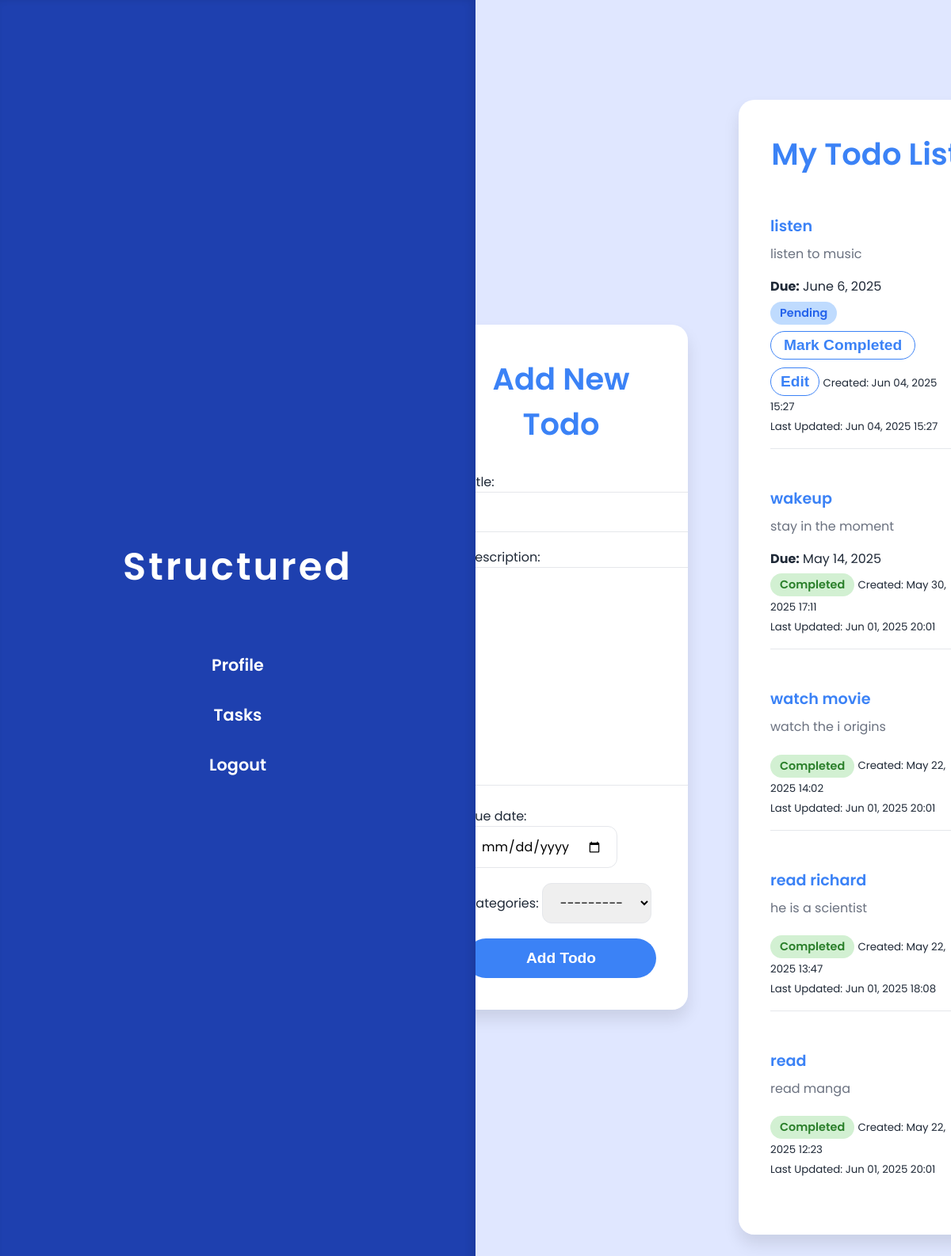
The app's page / (signed in) with its own data.
### todos/models.py (models this page shows, shortened)
class Todo(models.Model):
    user = models.ForeignKey(User, on_delete=models.CASCADE, null=False, blank=False)
    title = models.CharField(max_length=200)
    description = models.TextField()
    completed = models.BooleanField(default=False)
    created_at = models.DateTimeField(auto_now_add=True)
    updated_at = models.DateTimeField(auto_now=True)
    due_date = models.DateField(null=True, blank=True)
    categories = models.ForeignKey('Categories', on_delete=models.SET_NULL, related_name='todos', null=True, blank=True)

### todos/views.py (the view)
# urls.py: 2. Add a URL to urlpatterns:  path('', views.home, name='home')
def home(request):
    if not request.user.is_authenticated:
        return redirect('login')
    if request.method == 'POST':
        form = TodoForm(request.POST)
        if form.is_valid():
            todo = form.save(commit=False)
            todo.user = request.user
            todo.save()
            return redirect('home')
    else:
        form = TodoForm()
    todos = Todo.objects.filter(user=request.user).order_by('-created_at')
    categories = Category.objects.all()  # Assuming you have a Categories model
    return render(request, 'todos/home.html', {'form': form, 'todos': todos,'categories': categories, 'today': date.today()})

### todos/forms.py
class TodoForm(forms.ModelForm):
    class Meta:
        model = Todo
        fields = ['title', 'description', 'due_date', 'categories'] #'completed'
        widgets = {
            'due_date': forms.DateInput(attrs={'type': 'date'}),
        }

### todos/models.py (called while the page is built)
    def __str__(self):
        return self.name

### todos/templates/todos/home.html (shortened to what this page needs)
<!DOCTYPE html>
<html lang="en">
<head>
</head>
<body>
  <div class="sidebar">
    <h2>Structured</h2>
    <nav>
      <a href="{% url 'profile' %}">Profile</a>
      <a href="{% url 'home' %}">Tasks</a>
      <a href="{% url 'logout' %}">Logout</a>
    </nav>
  </div>
  <div class="main-content">
    <section class="card add-todo-form-section">
      <h1>Add New Todo</h1>
      <form method="POST" class="add-todo-form">
        {{ form.as_p }}
        <button type="submit">Add Todo</button>
      </form>
    </section>
    <section class="card todo-list">
      <h1>My Todo List</h1>
      <ul>
        {% for todo in todos %}
          <li class="todo-item">
            <div class="todo-header">
              <span class="todo-title">{{ todo.title }}</span>
            </div>
            <div class="todo-description">{{ todo.description }}</div>
            {% if todo.due_date %}
              <p><strong>Due:</strong> {{ todo.due_date }}</p>
            {% endif %}
            <span class="status {% if todo.completed %}completed{% else %}pending{% endif %}">
              {% if todo.completed %}
                Completed
              {% else %}
                Pending
              {% endif %}
            </span>
            {% if not todo.completed %}
              <form method="POST" action="{% url 'mark_completed' todo.id %}" class="mark-completed-form">
                <button type="submit">Mark Completed</button>
              </form>
              <button class="edit-btn" onclick="toggleEditForm({{ todo.id }})">Edit</button>
            {% endif %}
            <small>Created: {{ todo.created_at|date:"M d, Y H:i" }}</small><br/>
            <small>Last Updated: {{ todo.updated_at|date:"M d, Y H:i" }}</small>
          </li>
        {% empty %}
          <li>No todos yet.</li>
        {% endfor %}
      </ul>
    </section>
  </div>
</body>
</html>

### todos/templates/todos/home.html (style rules this page uses)
:root { --primary-color: #3b82f6; --secondary-color: #e0e7ff; --card-bg: #ffffff; --sidebar-bg: #1e40af; --text-primary: #1f2937; --text-muted: #6b7280; --divider-color: #e5e7eb; --shadow: rgba(0, 0, 0, 0.1); }
* { box-sizing: border-box; margin: 0; padding: 0; }
body, html { height: 100%; font-family: 'Poppins', sans-serif; background: linear-gradient(90deg, var(--sidebar-bg) 50%, var(--secondary-color) 50%); color: var(--text-primary); overflow-x: hidden; }
.sidebar { position: fixed; left: 0; top: 0; bottom: 0; width: 50vw; background: var(--sidebar-bg); display: flex; flex-direction: column; justify-content: center; align-items: center; padding: 2rem; box-shadow: inset -5px 0 10px var(--shadow); text-align: center; }
.sidebar h2 { font-size: 3rem; font-weight: 600; color: #fff; margin-bottom: 3rem; letter-spacing: 3px; user-select: none; }
.sidebar nav a { display: block; font-weight: 600; color: white; text-decoration: none; font-size: 1.3rem; margin: 1rem 0; padding: 0.5rem 1rem; border-radius: 50px; transition: background-color 0.3s ease; user-select: none; }
.main-content { margin-left: 50vw; height: 100vh; display: flex; justify-content: center; align-items: center; gap: 4rem; padding: 3rem; overflow-y: auto; background: var(--secondary-color); }
.card { background: var(--card-bg); box-shadow: 0 12px 20px var(--shadow); border-radius: 20px; padding: 2.5rem; width: 38vw; min-width: 320px; max-height: 85vh; overflow-y: auto; transition: transform 0.3s ease, box-shadow 0.3s ease; }
h1 { font-weight: 600; font-size: 2.4rem; margin-bottom: 2rem; color: var(--primary-color); text-align: center; }
ul { list-style-type: none; }
li { border-bottom: 1px solid var(--divider-color); padding: 1rem 0; }
li:last-child { border-bottom: none; }
.todo-item { margin-bottom: 2rem; }
.todo-header { display: flex; justify-content: space-between; align-items: center; flex-wrap: wrap; margin-bottom: 0.5rem; }
.todo-title { font-weight: 600; font-size: 1.2rem; color: var(--primary-color); }
.todo-description { font-size: 1rem; color: var(--text-muted); margin-bottom: 1rem; white-space: pre-line; }
.status { margin-top: 0.4rem; font-weight: 600; font-size: 0.9rem; padding: 4px 12px; border-radius: 20px; display: inline-block; }
.completed { background-color: #d2f0d2; color: #2a7f2a; }
.pending { background-color: #bfdbfe; color: #2563eb; }
form.add-todo-form { display: flex; flex-direction: column; gap: 1.2rem; }
input[type="text"], input[type="date"], textarea, select { padding: 12px 18px; border-radius: 12px; border: 1.5px solid var(--divider-color); font-size: 1rem; font-family: 'Poppins', sans-serif; transition: border-color 0.3s ease; }
button { background-color: var(--primary-color); border: none; color: white; font-weight: 600; padding: 14px 0; border-radius: 30px; font-size: 1.2rem; cursor: pointer; transition: background-color 0.3s ease; user-select: none; }
.edit-btn { background: none; border: 1.5px solid var(--primary-color); border-radius: 50px; padding: 6px 12px; color: var(--primary-color); cursor: pointer; font-weight: 600; margin-top: 10px; transition: background-color 0.3s ease, color 0.3s ease; user-select: none; }
form.mark-completed-form button { background: transparent; border: 1.5px solid var(--primary-color); color: var(--primary-color); padding: 6px 16px; border-radius: 30px; font-weight: 600; cursor: pointer; transition: background-color 0.3s ease, color 0.3s ease; user-select: none; margin-top: 8px; }

### records on screen
Todo: title "listen", description "listen to music", due_date "June 6, 2025", completed "Pending", created_at "Jun 04, 2025 15:27", updated_at "Jun 04, 2025 15:27"
Todo: title "wakeup", description "stay in the moment", due_date "May 14, 2025", completed "Completed", created_at "May 30, 2025 17:11", updated_at "Jun 01, 2025 20:01"
Todo: title "watch movie", description "watch the i origins", completed "Completed", created_at "May 22, 2025 14:02", updated_at "Jun 01, 2025 20:01"
Todo: title "read richard", description "he is a scientist", completed "Completed", created_at "May 22, 2025 13:47", updated_at "Jun 01, 2025 18:08"
Todo: title "read", description "read manga", completed "Completed", created_at "May 22, 2025 12:23", updated_at "Jun 01, 2025 20:01"
